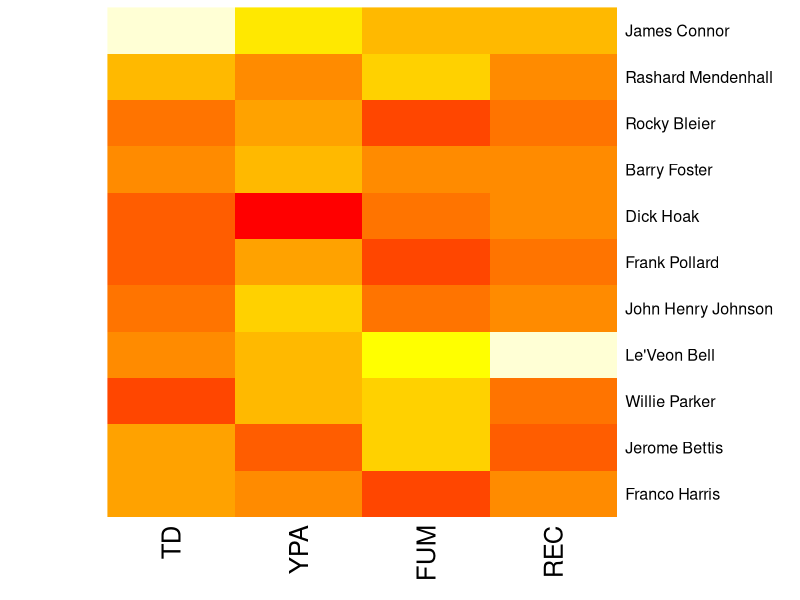

Recreate this plot in R.




library(ggplot2)
library(gridExtra)





player <- c("Franco Harris", "Jerome Bettis", "Willie Parker", "Le'Veon Bell", "John Henry Johnson", "Frank Pollard", "Dick Hoak", "Barry Foster", "Rocky Bleier", "Rashard Mendenhall", "James Connor")
TD <- c(.031, .029, .019, .028, .025, .021, .022, .028, .025, .033, .048)
YPA <- c(4.1, 3.9, 4.3, 4.3, 4.4, 4.2, 3.5, 4.3, 4.2, 4.1, 4.5)
FUM <- c(.69, .9, .87,.94, .74, .69, .73, .79, .66, .9, .84)
REC <- c(13.8, 5.6, 8.8, 42.9, 12.1, 7.9, 10.8, 13.0, 9.2, 11.6, 18.4)
d <- data.frame(TD, YPA, FUM, REC)
rownames(d) <- c("Franco Harris", "Jerome Bettis", "Willie Parker", "Le'Veon Bell", "John Henry Johnson", "Frank Pollard", "Dick Hoak", "Barry Foster", "Rocky Bleier", "Rashard Mendenhall", "James Connor")

heatmap(as.matrix(d), scale = "column", col = heat.colors(15, alpha = 1) , Rowv = NA, Colv = NA) 

